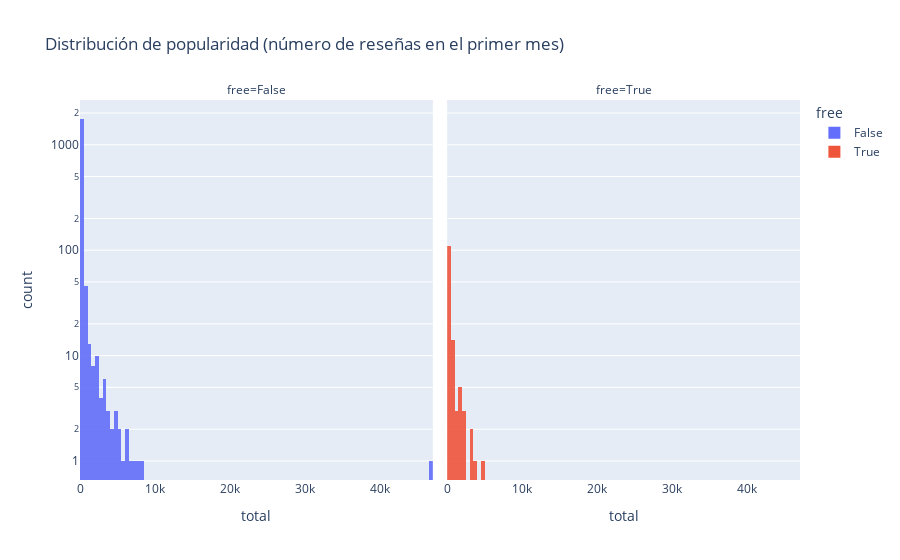

The cell this chart's notebook holds for it:
### Code cell
fig = px.histogram(df, x = "total",title="Distribución de popularidad (número de reseñas en el primer mes)",
                   labels={"x":"Número de reseñas", "y":"Número de juegos (log)"},nbins= 100,color = "free", opacity= 0.9,facet_col="free")
fig.update_yaxes(type="log")

fig.show()

### Figure 1 — Plotly figure (JSON) as saved in the notebook; plotly's stock layout.template omitted (floating-point values rounded to 4 significant figures; data arrays with more than 128 entries replaced by an {"elided": "..."} marker saying what was removed)
{"data": [{"bingroup": "x", "hovertemplate": "free=False<br>total=%{x}<br>count=%{y}<extra></extra>", "legendgroup": "False", "marker": {"color": "#636efa", "opacity": 0.9, "pattern": {"shape": ""}}, "name": "False", "nbinsx": 100, "orientation": "v", "showlegend": true, "type": "histogram", "x": {"elided": "1862 int values"}, "xaxis": "x", "yaxis": "y"}, {"bingroup": "x", "hovertemplate": "free=True<br>total=%{x}<br>count=%{y}<extra></extra>", "legendgroup": "True", "marker": {"color": "#EF553B", "opacity": 0.9, "pattern": {"shape": ""}}, "name": "True", "nbinsx": 100, "orientation": "v", "showlegend": true, "type": "histogram", "x": {"elided": "138 int values"}, "xaxis": "x2", "yaxis": "y2"}], "layout": {"annotations": [{"font": {}, "showarrow": false, "text": "free=False", "x": 0.245, "xanchor": "center", "xref": "paper", "y": 1, "yanchor": "bottom", "yref": "paper"}, {"font": {}, "showarrow": false, "text": "free=True", "x": 0.755, "xanchor": "center", "xref": "paper", "y": 1, "yanchor": "bottom", "yref": "paper"}], "barmode": "relative", "legend": {"title": {"text": "free"}, "tracegroupgap": 0}, "title": {"text": "Distribución de popularidad (número de reseñas en el primer mes)"}, "xaxis": {"anchor": "y", "domain": [0, 0.49], "title": {"text": "total"}}, "xaxis2": {"anchor": "y2", "domain": [0.51, 1], "matches": "x", "title": {"text": "total"}}, "yaxis": {"anchor": "x", "domain": [0, 1], "title": {"text": "count"}, "type": "log"}, "yaxis2": {"anchor": "x2", "domain": [0, 1], "matches": "y", "showticklabels": false, "type": "log"}}}
